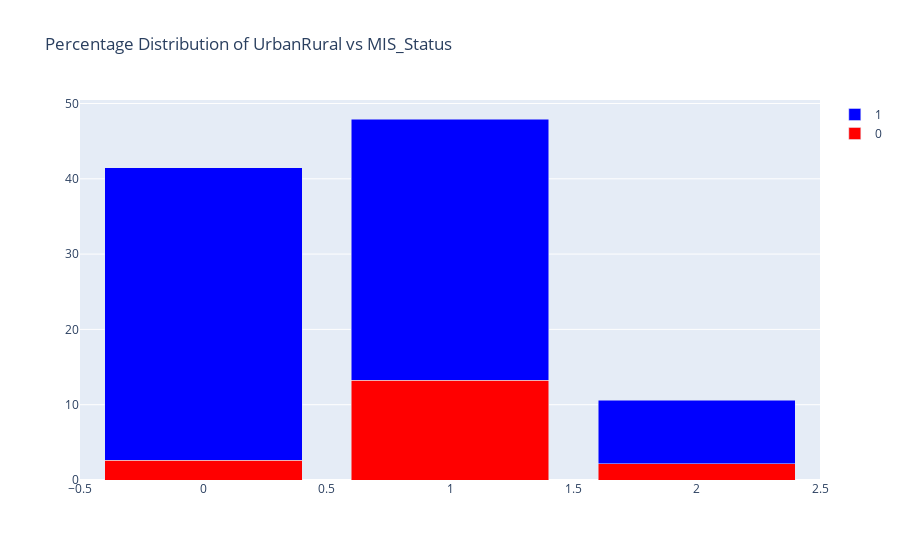

Here is the notebook cell this chart was saved with:
### Markdown cell above
### 17. UrbanRural

### Code cell
feature_vs_target(loan_df, "UrbanRural")

### Figure 1 — Plotly figure (JSON) as saved in the notebook; plotly's stock layout.template omitted (floating-point values rounded to 4 significant figures)
{"data": [{"marker": {"color": "red"}, "name": "0", "type": "bar", "x": [1, 0, 2], "y": [13.26, 2.65, 2.17]}, {"marker": {"color": "blue"}, "name": "1", "type": "bar", "x": [1, 2, 0], "y": [34.68, 8.45, 38.8]}], "layout": {"barmode": "stack", "title": {"text": "Percentage Distribution of UrbanRural vs MIS_Status"}}}
